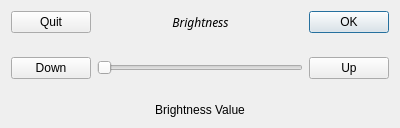
<?xml version="1.0" encoding="UTF-8"?>
<ui version="4.0">
 <class>brightnessDialog</class>
 <widget class="QDialog" name="brightnessDialog">
  <property name="geometry">
   <rect>
    <x>0</x>
    <y>0</y>
    <width>400</width>
    <height>128</height>
   </rect>
  </property>
  <property name="sizePolicy">
   <sizepolicy hsizetype="Preferred" vsizetype="Preferred">
    <horstretch>0</horstretch>
    <verstretch>0</verstretch>
   </sizepolicy>
  </property>
  <property name="windowTitle">
   <string>Dialog</string>
  </property>
  <property name="modal">
   <bool>true</bool>
  </property>
  <layout class="QVBoxLayout" name="verticalLayout">
   <item>
    <layout class="QGridLayout" name="gridLayout">
     <item row="3" column="0">
      <spacer name="verticalSpacer">
       <property name="orientation">
        <enum>Qt::Vertical</enum>
       </property>
       <property name="sizeHint" stdset="0">
        <size>
         <width>20</width>
         <height>40</height>
        </size>
       </property>
      </spacer>
     </item>
     <item row="7" column="0">
      <widget class="QLabel" name="valueLabel">
       <property name="text">
        <string>Brightness Value</string>
       </property>
       <property name="alignment">
        <set>Qt::AlignCenter</set>
       </property>
      </widget>
     </item>
     <item row="1" column="0">
      <layout class="QGridLayout" name="gridLayout_2">
       <property name="bottomMargin">
        <number>0</number>
       </property>
       <item row="0" column="1">
        <spacer name="horizontalSpacer_2">
         <property name="orientation">
          <enum>Qt::Horizontal</enum>
         </property>
         <property name="sizeHint" stdset="0">
          <size>
           <width>40</width>
           <height>20</height>
          </size>
         </property>
        </spacer>
       </item>
       <item row="0" column="2">
        <widget class="QLabel" name="brightnessLabel">
         <property name="font">
          <font>
           <family>Chivo</family>
           <italic>true</italic>
          </font>
         </property>
         <property name="text">
          <string>Brightness</string>
         </property>
         <property name="alignment">
          <set>Qt::AlignCenter</set>
         </property>
        </widget>
       </item>
       <item row="0" column="3">
        <spacer name="horizontalSpacer">
         <property name="orientation">
          <enum>Qt::Horizontal</enum>
         </property>
         <property name="sizeHint" stdset="0">
          <size>
           <width>40</width>
           <height>20</height>
          </size>
         </property>
        </spacer>
       </item>
       <item row="0" column="4">
        <widget class="QPushButton" name="okBtn">
         <property name="text">
          <string>OK</string>
         </property>
        </widget>
       </item>
       <item row="0" column="0">
        <widget class="QPushButton" name="quitBtn">
         <property name="text">
          <string>Quit</string>
         </property>
        </widget>
       </item>
      </layout>
     </item>
     <item row="5" column="0">
      <layout class="QGridLayout" name="gridLayout_3">
       <property name="bottomMargin">
        <number>0</number>
       </property>
       <item row="0" column="1">
        <widget class="QSlider" name="horizontalSlider">
         <property name="maximum">
          <number>100</number>
         </property>
         <property name="pageStep">
          <number>1</number>
         </property>
         <property name="orientation">
          <enum>Qt::Horizontal</enum>
         </property>
        </widget>
       </item>
       <item row="0" column="2">
        <widget class="QPushButton" name="incBtn">
         <property name="text">
          <string>Up</string>
         </property>
        </widget>
       </item>
       <item row="0" column="0">
        <widget class="QPushButton" name="decBtn">
         <property name="text">
          <string>Down</string>
         </property>
        </widget>
       </item>
      </layout>
     </item>
     <item row="6" column="0">
      <spacer name="verticalSpacer_2">
       <property name="orientation">
        <enum>Qt::Vertical</enum>
       </property>
       <property name="sizeHint" stdset="0">
        <size>
         <width>20</width>
         <height>40</height>
        </size>
       </property>
      </spacer>
     </item>
    </layout>
   </item>
  </layout>
 </widget>
 <resources/>
 <connections/>
</ui>
